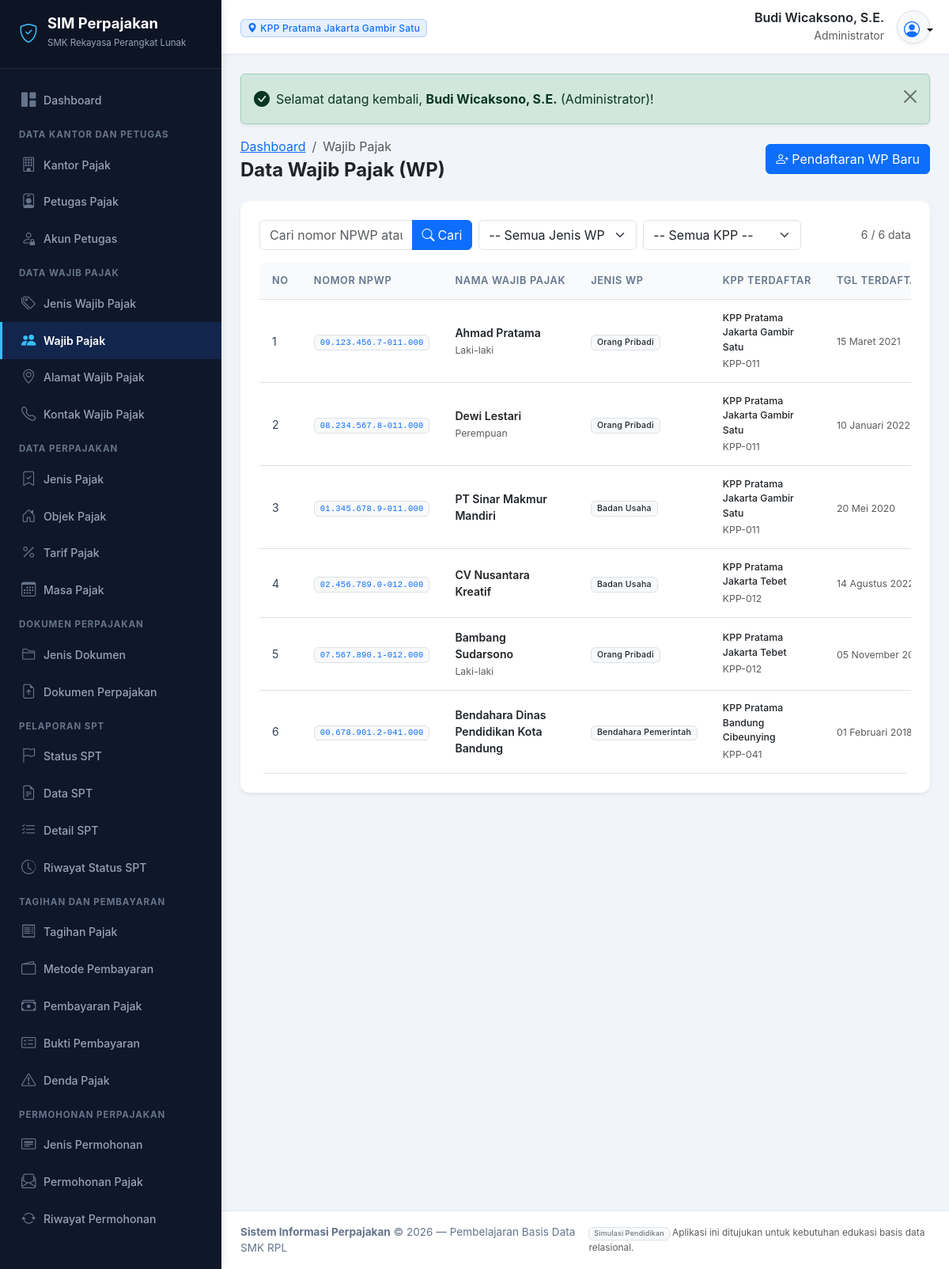
Screenshot of /modules/wajib_pajak/index.php (signed in) with the database file from the repository.
### tables this page shows
CREATE TABLE `akun_petugas` (
  `id_akun` INT AUTO_INCREMENT PRIMARY KEY,
  `id_petugas` INT NOT NULL UNIQUE,
  `nama_pengguna` VARCHAR(50) NOT NULL UNIQUE,
  `kata_sandi` VARCHAR(255) NOT NULL,
  `peran` VARCHAR(50) NOT NULL,
  `status_akun` ENUM('Aktif', 'Nonaktif') DEFAULT 'Aktif',
  `terakhir_masuk` DATETIME NULL,
  `created_at` TIMESTAMP DEFAULT CURRENT_TIMESTAMP,
  CONSTRAINT `fk_akun_petugas` FOREIGN KEY (`id_petugas`) 
    REFERENCES `petugas_pajak` (`id_petugas`) ON UPDATE CASCADE ON DELETE CASCADE
);

CREATE TABLE `kantor_pajak` (
  `id_kantor` INT AUTO_INCREMENT PRIMARY KEY,
  `kode_kantor` VARCHAR(20) NOT NULL UNIQUE,
  `nama_kantor` VARCHAR(150) NOT NULL,
  `alamat` TEXT NOT NULL,
  `kota` VARCHAR(100) NOT NULL,
  `nomor_telepon` VARCHAR(30) NOT NULL,
  `email` VARCHAR(100) NOT NULL,
  `created_at` TIMESTAMP DEFAULT CURRENT_TIMESTAMP
);

CREATE TABLE `petugas_pajak` (
  `id_petugas` INT AUTO_INCREMENT PRIMARY KEY,
  `id_kantor` INT NOT NULL,
  `nama_petugas` VARCHAR(150) NOT NULL,
  `nomor_identitas` VARCHAR(50) NOT NULL UNIQUE,
  `jabatan` VARCHAR(100) NOT NULL,
  `nomor_telepon` VARCHAR(30) NOT NULL,
  `email` VARCHAR(100) NOT NULL,
  `status` ENUM('Aktif', 'Nonaktif') DEFAULT 'Aktif',
  `created_at` TIMESTAMP DEFAULT CURRENT_TIMESTAMP,
  CONSTRAINT `fk_petugas_kantor` FOREIGN KEY (`id_kantor`) 
    REFERENCES `kantor_pajak` (`id_kantor`) ON UPDATE CASCADE ON DELETE RESTRICT
);

CREATE TABLE `wajib_pajak` (
  `id_wajib_pajak` INT AUTO_INCREMENT PRIMARY KEY,
  `id_jenis_wajib_pajak` INT NOT NULL,
  `id_kantor` INT NOT NULL,
  `nomor_npwp` VARCHAR(30) NOT NULL UNIQUE,
  `nama_wajib_pajak` VARCHAR(150) NOT NULL,
  `tanggal_pendaftaran` DATE NOT NULL,
  `tanggal_lahir` DATE NULL,
  `jenis_kelamin` ENUM('Laki-laki', 'Perempuan', 'Lainnya') NULL,
  `status_wajib_pajak` ENUM('Aktif', 'Nonaktif', 'Suspen') DEFAULT 'Aktif',
  `created_at` TIMESTAMP DEFAULT CURRENT_TIMESTAMP,
  CONSTRAINT `fk_wp_jenis` FOREIGN KEY (`id_jenis_wajib_pajak`) 
    REFERENCES `jenis_wajib_pajak` (`id_jenis_wajib_pajak`) ON UPDATE CASCADE ON DELETE RESTRICT,
  CONSTRAINT `fk_wp_kantor` FOREIGN KEY (`id_kantor`) 
    REFERENCES `kantor_pajak` (`id_kantor`) ON UPDATE CASCADE ON DELETE RESTRICT
);

CREATE TABLE `jenis_wajib_pajak` (
  `id_jenis_wajib_pajak` INT AUTO_INCREMENT PRIMARY KEY,
  `nama_jenis` VARCHAR(100) NOT NULL UNIQUE,
  `keterangan` TEXT NULL
);

### modules/wajib_pajak/index.php (the view, shortened to what this page needs)
<?php
require_once __DIR__ . '/../../includes/header.php';
$cari = bersihkan($_GET['cari'] ?? '');
$halaman = max(1, (int)($_GET['halaman'] ?? 1));
$limit = 10;
$offset = ($halaman - 1) * $limit;
$where = "WHERE 1=1";
$params = [];
$total_data = ambil_satu("SELECT COUNT(*) as total FROM wajib_pajak w $where", $params)['total'];
$query = "
    SELECT w.*, j.nama_jenis, k.nama_kantor, k.kode_kantor
    FROM wajib_pajak w
    JOIN jenis_wajib_pajak j ON w.id_jenis_wajib_pajak = j.id_jenis_wajib_pajak
    JOIN kantor_pajak k ON w.id_kantor = k.id_kantor
    $where
    ORDER BY w.id_wajib_pajak ASC
    LIMIT $limit OFFSET $offset
";
$data_list = ambil_semua($query, $params);
?>
<div class="d-flex flex-column flex-md-row justify-content-between align-items-md-center mb-4 gap-2">
    <div>
        <nav aria-label="breadcrumb">
            <ol class="breadcrumb mb-1">
                <li class="breadcrumb-item"><a href="<?= base_url('dashboard.php') ?>">Dashboard</a></li>
                <li class="breadcrumb-item active" aria-current="page">Wajib Pajak</li>
            </ol>
        </nav>
        <h4 class="fw-bold mb-0 text-dark">Data Wajib Pajak (WP)</h4>
    </div>
    <div>
        <a href="tambah.php" class="btn btn-primary">
            <i class="bi bi-person-plus me-1"></i>Pendaftaran WP Baru
        </a>
    </div>
</div>
<div class="card border-0 shadow-sm">
    <div class="card-body p-3 p-md-4">
        <form method="GET" class="row g-2 mb-3">
            <div class="col-12 col-md-4">
                <div class="input-group">
                    <input type="text" name="cari" class="form-control" placeholder="Cari nomor NPWP atau nama..." value="<?= escape($cari) ?>">
                    <button class="btn btn-primary" type="submit"><i class="bi bi-search me-1"></i>Cari</button>
                </div>
            </div>
            <div class="col-6 col-md-3">
                <select name="jenis" class="form-select" onchange="this.form.submit()">
                    <option value="0">-- Semua Jenis WP --</option>
                </select>
            </div>
            <div class="col-6 col-md-3">
                <select name="kantor" class="form-select" onchange="this.form.submit()">
                    <option value="0">-- Semua KPP --</option>
                </select>
            </div>
            <div class="col-12 col-md-2 text-md-end text-muted small d-flex align-items-center justify-content-md-end">
                <?= count($data_list) ?> / <?= $total_data ?> data
            </div>
        </form>
        <div class="table-responsive">
            <table class="table table-hover align-middle mb-0">
                <thead>
                    <tr>
                        <th style="width: 50px;">No</th>
                        <th>Nomor NPWP</th>
                        <th>Nama Wajib Pajak</th>
                        <th>Jenis WP</th>
                        <th>KPP Terdaftar</th>
                        <th>Tgl Terdaftar</th>
                    </tr>
                </thead>
                <tbody>
                    <?php if (empty($data_list)): ?>
                        <tr>
                            <td colspan="8" class="text-center py-4 text-muted">
                                <i class="bi bi-inbox fs-2 d-block mb-2"></i>
                                Tidak ada data wajib pajak ditemukan.
                            </td>
                        </tr>
                    <?php else: ?>
                        <?php $no = $offset + 1; foreach ($data_list as $row): ?>
                            <tr>
                                <td><?= $no++ ?></td>
                                <td>
                                    <span class="badge bg-light text-primary border font-monospace"><?= escape($row['nomor_npwp']) ?></span>
                                </td>
                                <td>
                                    <div class="fw-semibold text-dark"><?= escape($row['nama_wajib_pajak']) ?></div>
                                    <?php if ($row['jenis_kelamin']): ?>
                                        <small class="text-muted"><?= escape($row['jenis_kelamin']) ?></small>
                                    <?php endif; ?>
                                </td>
                                <td><span class="badge bg-light text-dark border"><?= escape($row['nama_jenis']) ?></span></td>
                                <td>
                                    <div class="small fw-medium text-dark"><?= escape($row['nama_kantor']) ?></div>
                                    <small class="text-muted"><?= escape($row['kode_kantor']) ?></small>
                                </td>
                                <td><small class="text-muted"><?= format_tanggal($row['tanggal_pendaftaran']) ?></small></td>
                            </tr>
                        <?php endforeach; ?>
                    <?php endif; ?>
                </tbody>
            </table>
        </div>
    </div>
</div>
<?php require_once __DIR__ . '/../../includes/footer.php'; ?>

### includes/header.php (shortened to what this page needs)
<?php
require_once __DIR__ . '/fungsi.php';
$user_aktif = pengguna_login();
$nama_user = $user_aktif['nama_petugas'] ?? $_SESSION['nama_pengguna'] ?? 'Petugas';
$peran_user = $user_aktif['peran'] ?? 'Petugas Pajak';
$kantor_user = $user_aktif['nama_kantor'] ?? 'Kantor Pajak';
?>
<!DOCTYPE html>
<html lang="id">
<head>
    <link rel="stylesheet" href="<?= base_url('assets/css/bootstrap.min.css') ?>">
    <link rel="stylesheet" href="<?= base_url('assets/css/bootstrap-icons.min.css') ?>">
    <link rel="stylesheet" href="<?= base_url('assets/css/style.css') ?>">
    <link rel="stylesheet" href="https://cdn.jsdelivr.net/npm/bootstrap-icons@1.11.3/font/bootstrap-icons.min.css" onerror="this.onerror=null;">
</head>
<body>
<div class="app-wrapper">
    <?php require_once __DIR__ . '/sidebar.php'; ?>
    <div class="app-content">
        <header class="app-header">
            <div class="d-flex align-items-center">
                <div class="d-none d-sm-block">
                    <span class="badge bg-primary bg-opacity-10 text-primary border border-primary border-opacity-25 px-2 py-1">
                        <i class="bi bi-geo-alt-fill me-1"></i><?= escape($kantor_user) ?>
                    </span>
                </div>
            </div>
            <div class="d-flex align-items-center gap-3">
                <div class="text-end d-none d-md-block">
                    <div class="fw-semibold text-dark lh-sm"><?= escape($nama_user) ?></div>
                    <small class="text-muted"><?= escape($peran_user) ?></small>
                </div>
                <div class="dropdown">
                    <button class="btn btn-light rounded-circle p-2 border shadow-sm dropdown-toggle" type="button" id="userDropdown" data-bs-toggle="dropdown" aria-expanded="false" style="width: 42px; height: 42px;">
                        <i class="bi bi-person-circle fs-5 text-primary"></i>
                    </button>
                </div>
            </div>
        </header>
        <main class="p-3 p-md-4 flex-grow-1">

### assets/css/style.css (style rules this page uses)
:root { --primary-color: #1e3a8a; --primary-light: #3b82f6; --primary-dark: #0f172a; --secondary-color: #0d9488; --accent-gold: #f59e0b; --bg-main: #f1f5f9; --sidebar-bg: #0f172a; --sidebar-hover: #1e293b; --sidebar-active: #2563eb; --card-border: #e2e8f0; }
body { background-color: var(--bg-main); font-family: -apple-system, BlinkMacSystemFont, "Segoe UI", Roboto, "Helvetica Neue", Arial, sans-serif; color: #334155; min-height: 100vh; display: flex; flex-direction: column; }
.app-wrapper { display: flex; min-height: 100vh; width: 100%; }
.app-content { flex-grow: 1; display: flex; flex-direction: column; min-width: 0; background-color: var(--bg-main); }
.app-header { background-color: #ffffff; border-bottom: 1px solid #e2e8f0; padding: 0.75rem 1.5rem; display: flex; align-items: center; justify-content: space-between; box-shadow: 0 1px 3px rgba(0,0,0,0.03); position: sticky; top: 0; z-index: 1010; }
.card { border: 1px solid var(--card-border); border-radius: 0.75rem; box-shadow: 0 1px 3px rgba(0,0,0,0.05); background: #ffffff; }
.table-responsive { border-radius: 0.5rem; }
.table th { font-size: 0.8rem; text-transform: uppercase; letter-spacing: 0.05em; font-weight: 600; color: #64748b; background-color: #f8fafc; border-top: none; white-space: nowrap; padding: 0.85rem 1rem; }
.table td { padding: 0.85rem 1rem; vertical-align: middle; font-size: 0.88rem; color: #334155; }
.badge { font-weight: 500; letter-spacing: 0.02em; }

### rows the page displays
akun_petugas: kantor_pajak.nama_kantor "KPP Pratama Jakarta Gambir Satu", id_petugas.nama_petugas "Budi Wicaksono, S.E.", peran "Administrator"
wajib_pajak: nomor_npwp "09.123.456.7-011.000", nama_wajib_pajak "Ahmad Pratama", jenis_kelamin "Laki-laki", id_jenis_wajib_pajak.nama_jenis "Orang Pribadi", id_kantor.nama_kantor "KPP Pratama Jakarta Gambir Satu", id_kantor.kode_kantor "KPP-011", tanggal_pendaftaran "15 Maret 2021"
wajib_pajak: nomor_npwp "08.234.567.8-011.000", nama_wajib_pajak "Dewi Lestari", jenis_kelamin "Perempuan", id_jenis_wajib_pajak.nama_jenis "Orang Pribadi", id_kantor.nama_kantor "KPP Pratama Jakarta Gambir Satu", id_kantor.kode_kantor "KPP-011", tanggal_pendaftaran "10 Januari 2022"
wajib_pajak: nomor_npwp "01.345.678.9-011.000", nama_wajib_pajak "PT Sinar Makmur Mandiri", id_jenis_wajib_pajak.nama_jenis "Badan Usaha", id_kantor.nama_kantor "KPP Pratama Jakarta Gambir Satu", id_kantor.kode_kantor "KPP-011", tanggal_pendaftaran "20 Mei 2020"
wajib_pajak: nomor_npwp "02.456.789.0-012.000", nama_wajib_pajak "CV Nusantara Kreatif", id_jenis_wajib_pajak.nama_jenis "Badan Usaha", id_kantor.nama_kantor "KPP Pratama Jakarta Tebet", id_kantor.kode_kantor "KPP-012", tanggal_pendaftaran "14 Agustus…"
wajib_pajak: nomor_npwp "07.567.890.1-012.000", nama_wajib_pajak "Bambang Sudarsono", jenis_kelamin "Laki-laki", id_jenis_wajib_pajak.nama_jenis "Orang Pribadi", id_kantor.nama_kantor "KPP Pratama Jakarta Tebet", id_kantor.kode_kantor "KPP-012", tanggal_pendaftaran "05 November…"
wajib_pajak: nomor_npwp "00.678.901.2-041.000", nama_wajib_pajak "Bendahara Dinas Pendidikan Kota Bandung", id_jenis_wajib_pajak.nama_jenis "Bendahara Pemerintah", id_kantor.nama_kantor "KPP Pratama Bandung Cibeunying", id_kantor.kode_kantor "KPP-041", tanggal_pendaftaran "01 Februari…"

### other values shown
$flash['pesan'] "Selamat datang kembali, Budi Wicaksono, S.E. (Administrator)!"
count($data_list) "6"
$total_data "6"
